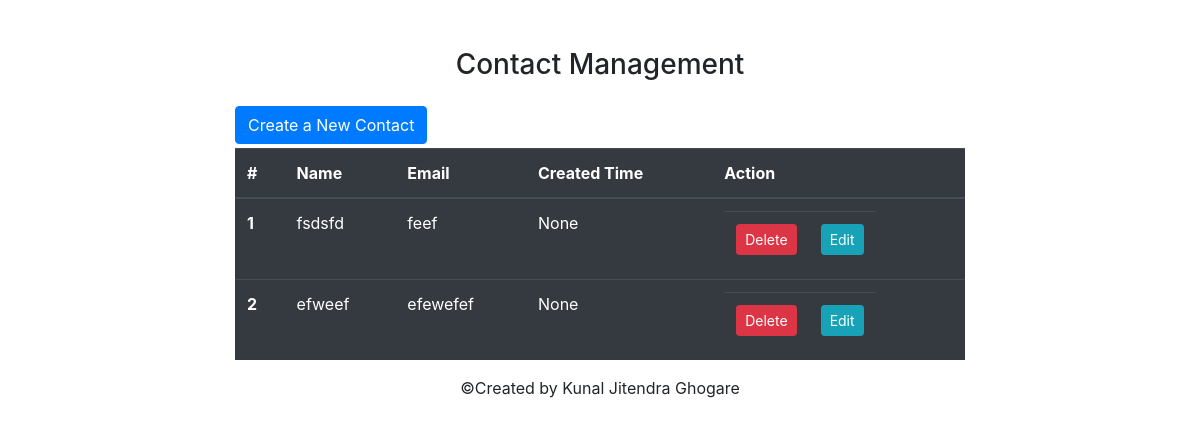
Before: / with the older database file.
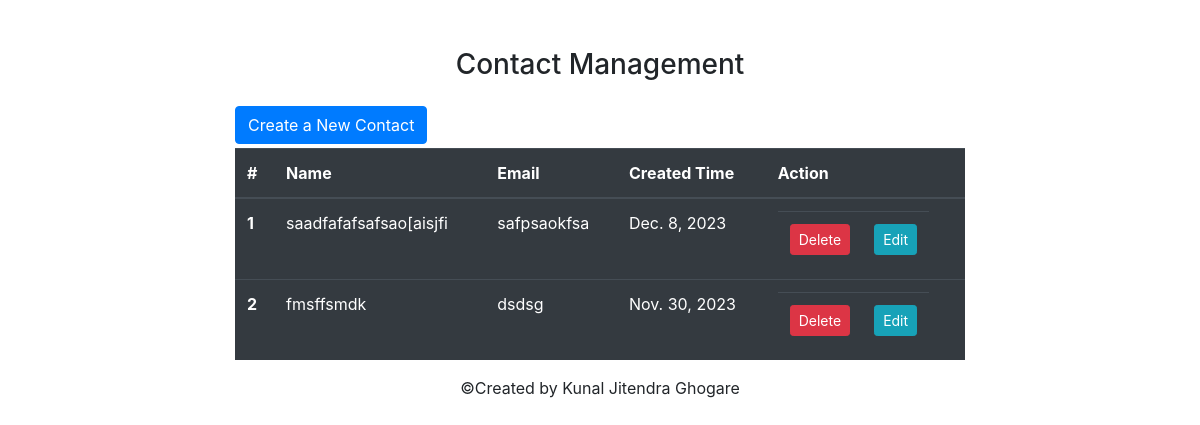
After: the same page with the newer database file.
### core/models.py (models this page shows)
class Contact(models.Model):
    name = models.CharField(max_length=50)
    email = models.CharField(max_length=50)
    created = models.DateField()

### core/views.py (the view)
# urls.py: path('', Home.as_view(), name='home'),
class Home(View):
    def get(self, request):
        con_data = Contact.objects.all()
        return render(request, 'core/home.html',{'condata':con_data})

### core/templates/core/home.html (shortened to what this page needs)
{% extends "core/base.html" %}
{% block main_content %}
<section class="container">
    <div class="row justify-content-around text-center text-Blue mt-5">
        <div class="col-sm-8 ">
            <h3>Contact Management</h3>
        </div>
    </div>
    <div class="row justify-content-around mt-3">
    <div class="col-sm-8">
        <a href="{% url 'add_contact' %}" class="btn btn-primary float-end text-Blue">Create a New Contact</a>
    </div>
    </div>
    <div class="row justify-content-around text-white mt-1">
        <div class="col-sm-8 ">
            <table class="table table-hover table-dark">
                <thead>
                  <tr>
                    <th scope="col">#</th>
                    <th scope="col">Name</th>
                    <th scope="col">Email</th>
                    <th scope="col">Created Time</th>
                    <th scope="col">Action</th>
                  </tr>
                </thead>
                <tbody>
                  {% for con in condata %}
                  <tr>
                    <th scope="row">{{forloop.counter}}</th>
                    <td>{{con.name}}</td>
                    <td>{{con.email}}</td>
                    <td>{{con.created}}</td>
                    <td class= "aline-inline">
                        <table>
                          <tr>
                              <td>
                                <form action = "{% url 'delete_contact' %}" method='POST'>
                                  <input type="submit" value="Delete" class="btn btn-danger btn-sm" onclick="return confirm('Are you sure you want to delete {{con.name }}?')">
                                </form>
                              </td>
                              <td>
                                <a href="{% url 'edit_contact' con.id %}" class="btn btn-info btn-sm">Edit</a>
                              </td>
                          </tr>
                        </table>
                    </td>
                  </tr>
                  {% endfor %}
                </tbody>
              </table>
        </div>
    </div>
</section>
{% endblock main_content %}

### core/templates/core/base.html (shortened to what this page needs)
<!doctype html>
<html lang="en">
{% load static %}
  <head>
   <link rel="stylesheet" href="https://cdn.jsdelivr.net/npm/bootstrap@4.4.1/dist/css/bootstrap.min.css">
  </head>
  <body>
    {% block main_content %}{% endblock main_content %}
</body>
<footer align="center">
  &copy;Created by Kunal Jitendra Ghogare
</footer>
</html>

Changed rows visible on the page:
removed Contact: name "fsdsfd", email "feef", created "None"
removed Contact: name "efweef", email "efewefef", created "None"
added Contact: name "saadfafafsafsao[aisjfi", email "safpsaokfsa", created "Dec. 8, 2023"
added Contact: name "fmsffsmdk", email "dsdsg", created "Nov. 30, 2023"
